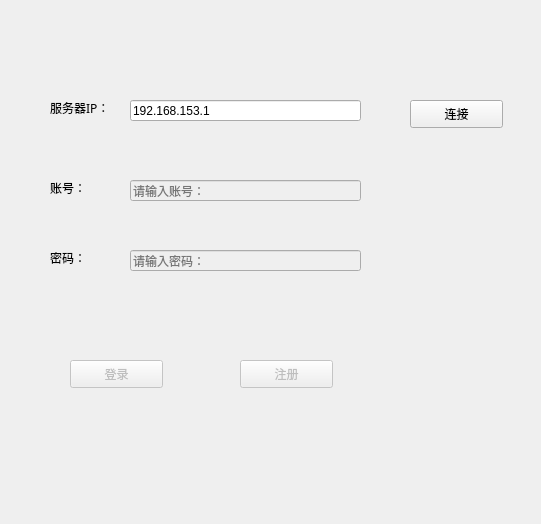
<?xml version="1.0" encoding="UTF-8"?>
<ui version="4.0">
 <class>LoginDialog</class>
 <widget class="QDialog" name="LoginDialog">
  <property name="geometry">
   <rect>
    <x>0</x>
    <y>0</y>
    <width>541</width>
    <height>524</height>
   </rect>
  </property>
  <property name="windowTitle">
   <string>小乐娱乐平台</string>
  </property>
  <property name="styleSheet">
   <string notr="true">#LoginDialog{image: url(:/hqyj/image/4.jpg);}</string>
  </property>
  <widget class="QPushButton" name="pushButton_login">
   <property name="enabled">
    <bool>false</bool>
   </property>
   <property name="geometry">
    <rect>
     <x>70</x>
     <y>360</y>
     <width>93</width>
     <height>28</height>
    </rect>
   </property>
   <property name="text">
    <string>登录</string>
   </property>
   <property name="icon">
    <iconset>
     <normaloff>../../../../../../Project/icon/login.png</normaloff>../../../../../../Project/icon/login.png</iconset>
   </property>
  </widget>
  <widget class="QPushButton" name="pushButton_register">
   <property name="enabled">
    <bool>false</bool>
   </property>
   <property name="geometry">
    <rect>
     <x>240</x>
     <y>360</y>
     <width>93</width>
     <height>28</height>
    </rect>
   </property>
   <property name="text">
    <string>注册</string>
   </property>
   <property name="icon">
    <iconset>
     <normaloff>../../../../../../Project/icon/reg.jpg</normaloff>../../../../../../Project/icon/reg.jpg</iconset>
   </property>
  </widget>
  <widget class="QLabel" name="label_ip">
   <property name="geometry">
    <rect>
     <x>50</x>
     <y>100</y>
     <width>72</width>
     <height>15</height>
    </rect>
   </property>
   <property name="font">
    <font>
     <family>Agency FB</family>
     <weight>50</weight>
     <bold>false</bold>
    </font>
   </property>
   <property name="styleSheet">
    <string notr="true">color: rgb(0, 0, 0);</string>
   </property>
   <property name="text">
    <string>服务器IP：</string>
   </property>
  </widget>
  <widget class="QLabel" name="label_id">
   <property name="geometry">
    <rect>
     <x>50</x>
     <y>180</y>
     <width>72</width>
     <height>15</height>
    </rect>
   </property>
   <property name="text">
    <string>账号：</string>
   </property>
  </widget>
  <widget class="QLabel" name="label_pass">
   <property name="geometry">
    <rect>
     <x>50</x>
     <y>250</y>
     <width>72</width>
     <height>15</height>
    </rect>
   </property>
   <property name="text">
    <string>密码：</string>
   </property>
  </widget>
  <widget class="QLineEdit" name="lineEdit_ip">
   <property name="geometry">
    <rect>
     <x>130</x>
     <y>100</y>
     <width>231</width>
     <height>21</height>
    </rect>
   </property>
   <property name="text">
    <string>192.168.153.1</string>
   </property>
  </widget>
  <widget class="QLineEdit" name="lineEdit_id">
   <property name="enabled">
    <bool>false</bool>
   </property>
   <property name="geometry">
    <rect>
     <x>130</x>
     <y>180</y>
     <width>231</width>
     <height>21</height>
    </rect>
   </property>
   <property name="frame">
    <bool>true</bool>
   </property>
   <property name="echoMode">
    <enum>QLineEdit::Normal</enum>
   </property>
   <property name="placeholderText">
    <string>请输入账号：</string>
   </property>
  </widget>
  <widget class="QLineEdit" name="lineEdit_pass">
   <property name="enabled">
    <bool>false</bool>
   </property>
   <property name="geometry">
    <rect>
     <x>130</x>
     <y>250</y>
     <width>231</width>
     <height>21</height>
    </rect>
   </property>
   <property name="echoMode">
    <enum>QLineEdit::Password</enum>
   </property>
   <property name="placeholderText">
    <string>请输入密码：</string>
   </property>
  </widget>
  <widget class="QPushButton" name="pushButton_connect">
   <property name="geometry">
    <rect>
     <x>410</x>
     <y>100</y>
     <width>93</width>
     <height>28</height>
    </rect>
   </property>
   <property name="text">
    <string>连接</string>
   </property>
   <property name="icon">
    <iconset>
     <normaloff>../../../../../../Project/icon/connec.png</normaloff>../../../../../../Project/icon/connec.png</iconset>
   </property>
  </widget>
 </widget>
 <resources/>
 <connections/>
</ui>
